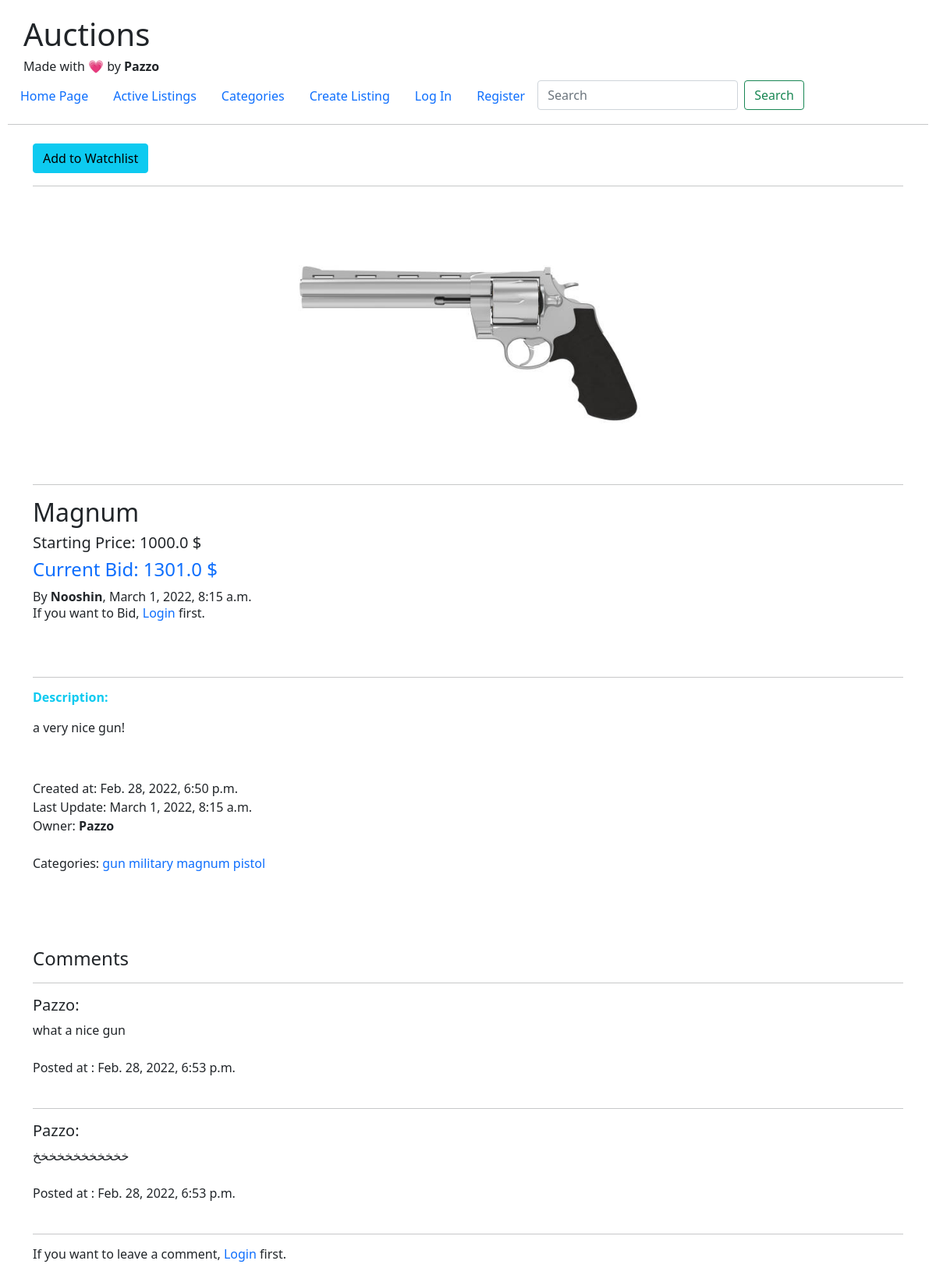
The app's page /auction/listings/26/, older data.
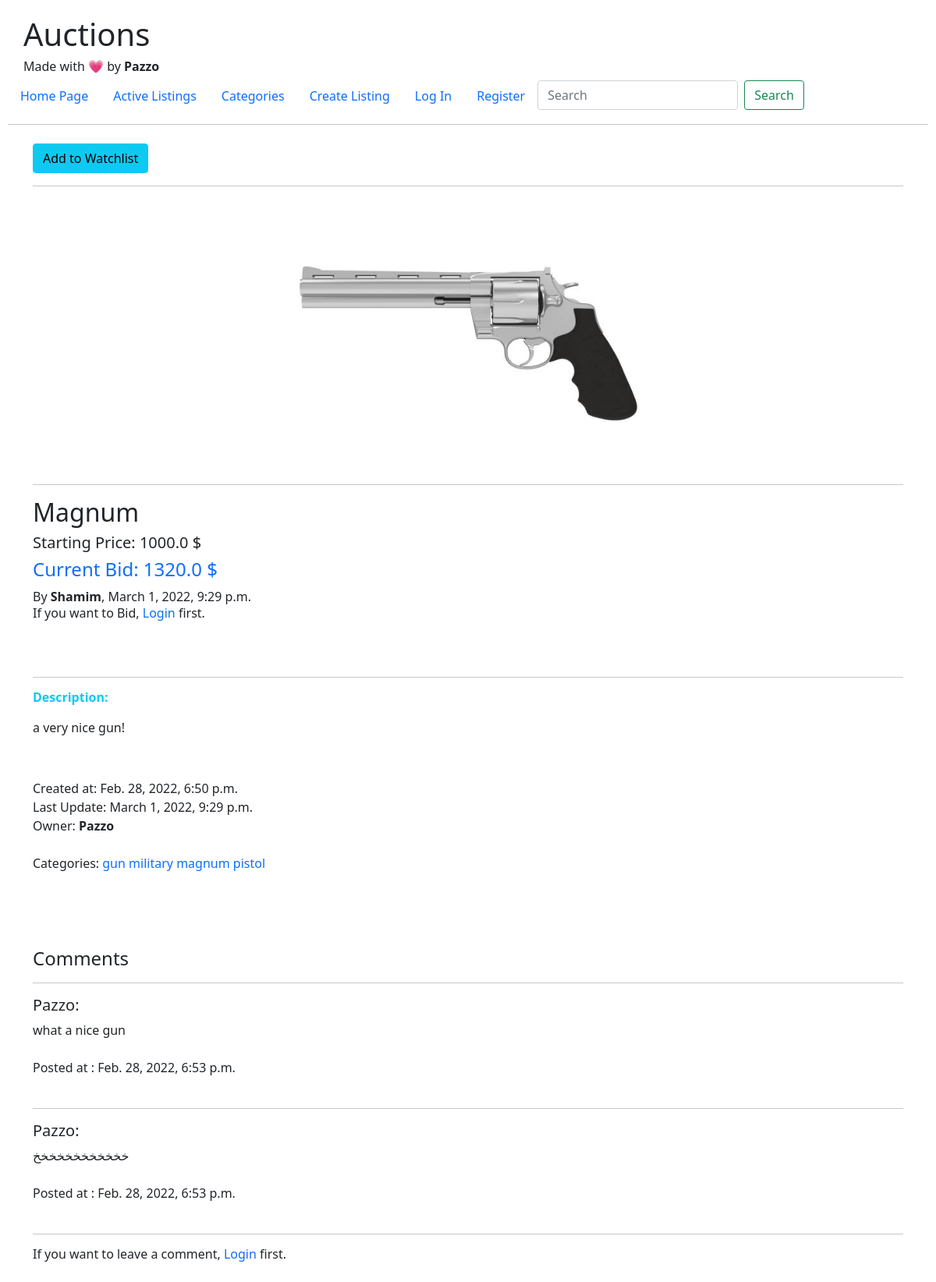
The same page, newer data.
### Auction/models.py (models this page shows)
class Listing(models.Model):
    title = models.CharField(max_length=20)
    description = models.TextField(blank=True, null=True)
    user = models.ForeignKey(User, related_name='listings', on_delete=models.CASCADE)
    watchers = models.ManyToManyField(User, related_name='watchlist', blank=True)
    category = models.ManyToManyField(Category, related_name='listings', blank=True)
    created_at = models.DateTimeField(auto_now_add=True)
    updated_at = models.DateTimeField(auto_now=True)
    starting_price = models.FloatField()
    image = models.ImageField(upload_to='uploads/', blank=True, null=True)
    current_bid = models.ForeignKey(Bid, on_delete=models.CASCADE, blank=True, null=True)
    is_active = models.BooleanField(default=True)

class Bid(models.Model):
    user = models.ForeignKey(User, on_delete=models.CASCADE, related_name='bids')
    amount = models.FloatField()
    created_at = models.DateTimeField(auto_now_add=True)

class User(AbstractUser):
    pass

### Auction/views.py (the view)
# urls.py: path('listings/<int:id>/', listing_view ,name='listing'),
def listing_view(request, id):
    try:
        listing = Listing.objects.get(id=id)
    except:
        raise Http404
    comment_form = CreateCommentForm()
    bid_form = CreateBidForm()
    user = request.user
    if user.is_authenticated:
        if user in listing.watchers.all():
            is_watching = True
        else:
            is_watching = False
    else:
        is_watching = False
    context = {
    'listing': listing,
    'is_watching': is_watching,
    'comment_form': comment_form,
    'bid_form': bid_form,
    }
    return render(request, 'auction/listing.html', context=context)

### Auction/forms.py
class CreateCommentForm(forms.ModelForm):
    class Meta:
        model = Comment
        fields = ['content']

class CreateBidForm(forms.ModelForm):
    class Meta:
        model = Bid
        fields = ['amount']

### templates/auction/listing.html (shortened to what this page needs)
{% extends 'layout.html' %}
{% block body %}
{% load static %}
{% load crispy_forms_tags %}
<div class="container py-2">
    {% if is_watching %}
    <a href="{% url 'auction:toggle_watch' listing.id %}">
        <button class="btn btn-info">Remove from Watchlist</button>
    </a>
    {% else %}
    <a href="{% url 'auction:toggle_watch' listing.id %}">
        <button class="btn btn-info">Add to Watchlist</button>
    </a>
    {% endif %}
    <hr>
    {% if listing.image %}
    <div id="image">
    <img src="{{ listing.image.url }}" class="card-img-top img-fluid">
    </div>
    {% else %}
    <img src="{% static 'Auction/no_image.jpg' %}" class="card-img-top img-fluid">
    {% endif %}
    <hr>
    <h2>{{ listing.title }}</h2>
    <h5>
    Starting Price: {{ listing.starting_price }} $
    </h5>
    {% if listing.current_bid %}
            <h4 class="text-primary">
                Current Bid: {{ listing.current_bid.amount }} $
            </h4>
            By <strong>{{ listing.current_bid.user|title }}</strong>, {{ listing.current_bid.created_at }}
    {% endif %}
    {% if listing.is_active %}
        {% if request.user.is_authenticated and request.user != listing.user %}
            <br/><br/>
            <h5 class="text-primary">Add you Bid</h5>
            <form action="{% url 'auction:add_bid' listing.id %}" method="post">
                {% csrf_token %}
                {{ bid_form|crispy }}
                <input class="btn btn-success" type="submit" value="Bid" />
            </form>
        {% elif not request.user.is_authenticated and request.user != listing.user %}
            <h6>If you want to Bid, <a href='{% url "auction:login" %}'>Login</a> first.</h6>
        {% endif %}
        <br/><br/>
        <hr>
        <h6>
        <b class="text-info">Description:</b><br/><br/>
        {{ listing.description }}
        </h6><br/><br/>
        Created at: {{ listing.created_at }}<br/>
        Last Update: {{ listing.updated_at }}<br/>
        Owner: <b>{{ listing.user|title }}</b><br/><br/>
        Categories:
        {% for category in listing.category.all %}
        <a href="{% url 'auction:category' category.id %}">{{ category.name }}</a>
        {% empty %}
        No categories.
        {% endfor %}
        <br/>
        <br/>
        <br/><br/><br/>
        <h4>Comments</h4>
        <hr>
        {% for comment in listing.comments.all %}
        <b><h5>{{ comment.user|title }}:</h5></b>
        {{ comment.content }}<br/><br/>
        Posted at : {{ comment.created_at }}<br/><br/>
        <hr>
        {% empty %}
        No comments. Be the first one to leave a comment!
        <hr>
        {% endfor %}
        {% if request.user.is_authenticated %}
        <h4>Leave a Comment:</h4>
        <form action="{% url 'auction:comment' listing.id %}" method="post">
            {% csrf_token %}
            {{ comment_form|crispy }}
            <input type="submit" value="Post" class='btn btn-success'/>
        </form>
        {% else %}
        <h6>If you want to leave a comment, <a href='{% url "auction:login" %}'>Login</a> first.</h6>
        {% endif %}
    {% endif %}
</div>
{% endblock %}

Row changes from the older to the newer data that the page shows:
changed Listing "Magnum": current_bid.amount "1301.0" → "1320.0"; current_bid.user "Nooshin" → "Shamim"; current_bid.created_at "March 1, 2022, 8:15 a.m." → "March 1, 2022, 9:29 p.m."; updated_at "March 1, 2022, 8:15 a.m." → "March 1, 2022, 9:29 p.m."
